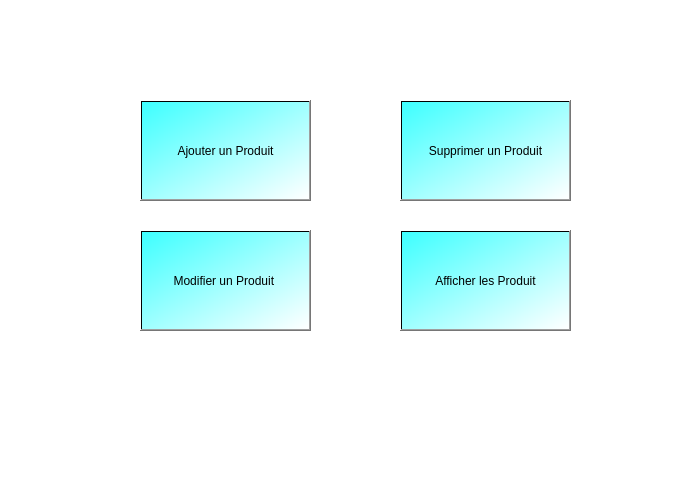
<?xml version="1.0" encoding="UTF-8"?>
<ui version="4.0">
 <class>MainWindow</class>
 <widget class="QMainWindow" name="MainWindow">
  <property name="geometry">
   <rect>
    <x>0</x>
    <y>0</y>
    <width>700</width>
    <height>500</height>
   </rect>
  </property>
  <property name="windowTitle">
   <string>MainWindow</string>
  </property>
  <property name="autoFillBackground">
   <bool>false</bool>
  </property>
  <property name="styleSheet">
   <string notr="true">background-color: qlineargradient(spread:pad, x1:0, y1:0, x2:1, y2:1, stop:0 rgba(255, 255, 255, 255), stop:1 rgba(255, 255, 255, 255));</string>
  </property>
  <widget class="QWidget" name="centralwidget">
   <widget class="QPushButton" name="pushButton">
    <property name="geometry">
     <rect>
      <x>140</x>
      <y>100</y>
      <width>171</width>
      <height>101</height>
     </rect>
    </property>
    <property name="styleSheet">
     <string notr="true">background-color: qlineargradient(spread:pad, x1:0, y1:0, x2:1, y2:1, stop:0 rgba(61, 255, 255, 255), stop:1 rgba(255, 255, 255, 255));</string>
    </property>
    <property name="text">
     <string>Ajouter un Produit</string>
    </property>
   </widget>
   <widget class="QPushButton" name="pushButton_2">
    <property name="geometry">
     <rect>
      <x>140</x>
      <y>230</y>
      <width>171</width>
      <height>101</height>
     </rect>
    </property>
    <property name="styleSheet">
     <string notr="true">background-color: qlineargradient(spread:pad, x1:0, y1:0, x2:1, y2:1, stop:0 rgba(61, 255, 255, 255), stop:1 rgba(255, 255, 255, 255));</string>
    </property>
    <property name="text">
     <string>Modifier un Produit </string>
    </property>
   </widget>
   <widget class="QPushButton" name="pushButton_3">
    <property name="geometry">
     <rect>
      <x>400</x>
      <y>230</y>
      <width>171</width>
      <height>101</height>
     </rect>
    </property>
    <property name="styleSheet">
     <string notr="true">background-color: qlineargradient(spread:pad, x1:0, y1:0, x2:1, y2:1, stop:0 rgba(61, 255, 255, 255), stop:1 rgba(255, 255, 255, 255));</string>
    </property>
    <property name="text">
     <string>Afficher les Produit</string>
    </property>
   </widget>
   <widget class="QPushButton" name="pushButton_4">
    <property name="geometry">
     <rect>
      <x>400</x>
      <y>100</y>
      <width>171</width>
      <height>101</height>
     </rect>
    </property>
    <property name="styleSheet">
     <string notr="true">background-color: qlineargradient(spread:pad, x1:0, y1:0, x2:1, y2:1, stop:0 rgba(61, 255, 255, 255), stop:1 rgba(255, 255, 255, 255));</string>
    </property>
    <property name="text">
     <string>Supprimer un Produit</string>
    </property>
   </widget>
  </widget>
  <widget class="QMenuBar" name="menubar">
   <property name="geometry">
    <rect>
     <x>0</x>
     <y>0</y>
     <width>700</width>
     <height>21</height>
    </rect>
   </property>
  </widget>
  <widget class="QStatusBar" name="statusbar"/>
 </widget>
 <resources/>
 <connections/>
</ui>
